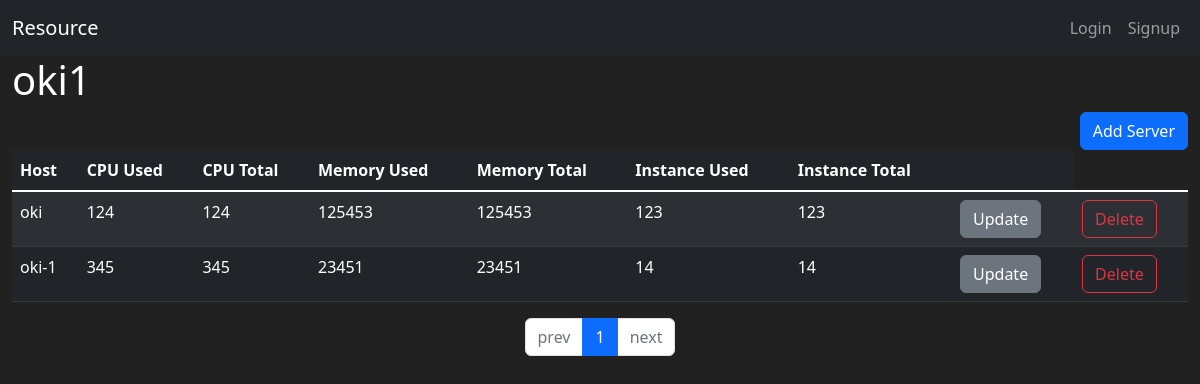
Before: /region/4/ with the older database file.
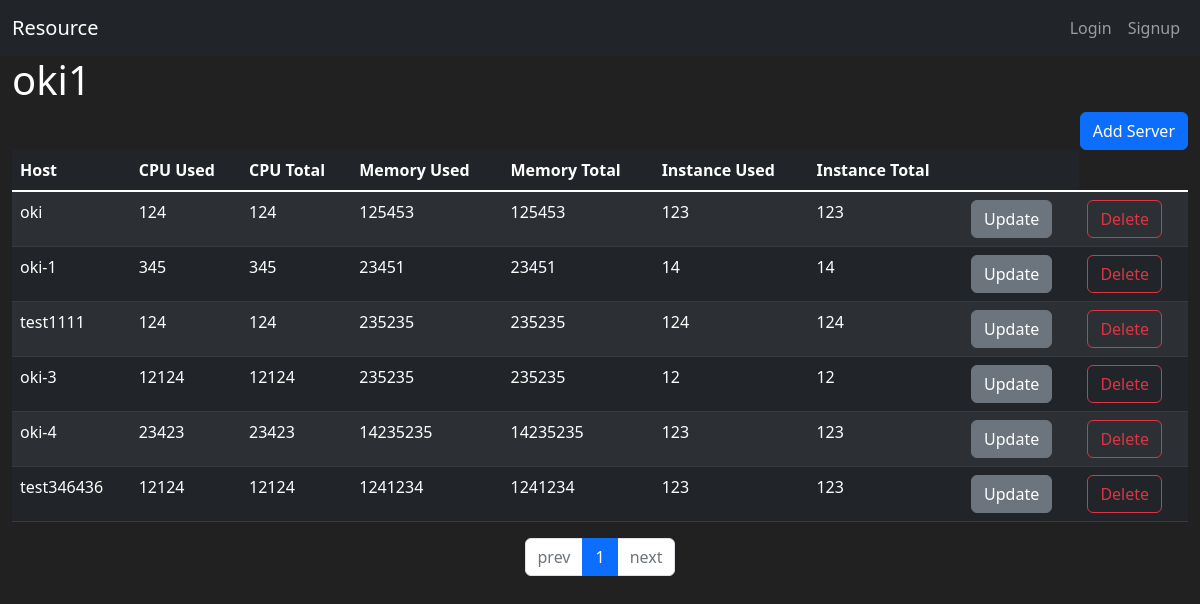
After: the same page with the newer database file.
### resource/models.py (models this page shows, shortened)
class Region(db.Model):
    id = db.Column(db.Integer, primary_key=True)
    name = db.Column(db.String(100), nullable=False, unique=True)

class Server(db.Model):
    id = db.Column(db.Integer, primary_key=True)
    region_id = db.Column(db.Integer(), db.ForeignKey(
        'region.id'))
    region = db.relationship('Region', backref=db.backref(
        'servers', cascade='all, delete-orphan'))
    host = db.Column(db.String(100), nullable=False, unique=True)
    cpu = db.Column(db.Integer(), nullable=False)
    memory = db.Column(db.Integer(), nullable=False)
    instance = db.Column(db.Integer(), nullable=False)

### resource/views/region_views.py (the view)
@bp.route('/<int:region_id>/', methods=('GET', 'POST'))
def detail(region_id):
    form = ServerForm()
    regions = Region.query.all()
    region = Region.query.get_or_404(region_id)
    page = request.args.get('page', type=int, default=1)
    servers = Server.query.filter_by(region_id=region_id)
    servers = servers.paginate(page, per_page=10)
    if request.method == 'POST' and form.validate_on_submit():
        server = Server(region_id=region_id, host=form.host.data, cpu=form.cpu.data,
                        memory=form.memory.data, instance=form.instance.data)
        db.session.add(server)
        db.session.commit()
    return render_template('region/region_detail.html', regions=regions, region=region, servers=servers, form=form)

### resource/views/auth_views.py (called while the page is built)
@bp.before_app_request
def load_logged_in_user():
    user_id = session.get('user_id')
    if user_id is None:
        g.user = None
    else:
        g.user = User.query.get(user_id)

### resource/templates/region/region_detail.html (shortened to what this page needs)
{% extends "base.html" %}
{% block content %}
<div class="container-fluid">
    <h1>{{ region.name }}</h1>
    <div class="d-grid gap-2 d-md-flex justify-content-md-end">
        <button class="btn btn-primary" type="button" data-bs-toggle="modal" data-bs-target="#modal_add_server-{{ region.id }}">Add Server</button>
    </div>
    <table class="table table-hover table-striped table-dark">
        <thead>
        <tr>
            <th scope="col">Host</th>
            <th scope="col">CPU Used</th>
            <th scope="col">CPU Total</th>
            <th scope="col">Memory Used</th>
            <th scope="col">Memory Total</th>
            <th scope="col">Instance Used</th>
            <th scope="col">Instance Total</th>
            <th scope="col"></th>
        </tr>
        </thead>
        <tbody class="table-group-divider">
            {% for server in servers.items %}
        <tr>
            <td>{{ server.host }}</td>
            <td>{{ server.cpu }}</td>
            <td>{{ server.cpu }}</td>
            <td>{{ server.memory }}</td>
            <td>{{ server.memory }}</td>
            <td>{{ server.instance }}</td>
            <td>{{ server.instance }}</td>
            <td>
                <a class="btn btn-secondary" href="{{ url_for('server.update', server_id=server.id) }}" role="button">Update</a>
            </td>
            <td>
                <button class="btn btn-outline-danger" type="button" data-bs-toggle="modal" data-bs-target="#modal_delete_server-{{ server.id }}">Delete</button>
            </td>
        </tr>
        {% endfor %}
        </tbody>
    </table>
    <ul class="pagination justify-content-center">
        {% if servers.has_prev %}
            <li class="page-item">
                <a class="page-link" href="?page={{ servers.prev_num }}">prev</a>
            </li>
        {% else %}
            <li class="page-item disabled">
                <a class="page-link" tabindex="-1" aria-disabled="true" href="javascript:void(0)">prev</a>
            </li>
        {% endif %}
        {% for page_num in servers.iter_pages() %}
            {% if page_num %}
                {% if page_num != servers.page %}
                    <li class="page-item">
                        <a class="page-link" href="?page={{ page_num }}">{{ page_num }}</a>
                    </li>
                {% else %}
                    <li class="page-item active" aria-current="page">
                        <a class="page-link" href="javascript:void(0)">{{ page_num }}</a>
                    </li>
                {% endif %}
            {% else %}
                <li class="disabled">
                    <a class="page-link" href="javascript:void(0)">...</a>
                </li>
            {% endif %}
        {% endfor %}
        {% if servers.has_next %}
            <li class="page-item">
                <a class="page-link" href="?page={{ servers.next_num }}">next</a>
            </li>
        {% else %}
            <li class="page-item disabled">
                <a class="page-link" tabindex="-1" aria-disabled="true" href="javascript:void(0)">next</a>
            </li>
        {% endif %}
    </ul>
</div>
{% endblock %}

### resource/templates/base.html (shortened to what this page needs)
<!DOCTYPE html>
<html lang="en">
<head>
    <link href="https://cdn.jsdelivr.net/npm/bootstrap@5.2.0-beta1/dist/css/bootstrap.min.css" rel="stylesheet">
</head>
<body>
    {% include "navbar.html" %}
    {% block content %}
    {% endblock %}
</body>
</html>

### resource/templates/navbar.html (shortened to what this page needs)
<nav class="navbar navbar-expand-lg navbar-dark bg-dark">
    <div class="container-fluid">
      <a class="navbar-brand" href="{{ url_for('main.index') }}">Resource</a>
      {% if g.user %}
      <div class="collapse navbar-collapse" id="navbarNav">
        <ul class="navbar-nav">
          {% for region in regions %}
            <li class="nav-item">
                <a class="nav-link" href="{{ url_for('region.detail', region_id=region.id) }}">{{ region.name }}</a>
            </li>
          {% endfor %}
        </ul>
      </div>
        <ul class="navbar-nav">
          <div class="nav-item">
            <a class="nav-link" href="#">{{ g.user.name }}</a>
          </div>
          <li class="nav-item">
            <a class="nav-link" href="{{ url_for('auth.logout') }}">Logout</a>
          </li>
         </ul>
      {% else %}
        <ul class="navbar-nav">
            <li class="nav-item">
            <a class="nav-link" href="{{ url_for('auth.login') }}">Login</a>
            </li>
            <li class="nav-item">
            <a class="nav-link" href="{{ url_for('auth.signup') }}">Signup</a>
            </li>
        </ul>
      {% endif %}
    </div>
  </nav>

### resource/templates/base.html (style rules this page uses)
body { background-color: #212121; color: white }

Changed rows visible on the page:
added Server: host "test1111", cpu "124", memory "235235", instance "124"
added Server: host "oki-3", cpu "12124", memory "235235", instance "12"
added Server: host "oki-4", cpu "23423", memory "14235235", instance "123"
added Server: host "test346436", cpu "12124", memory "1241234", instance "123"
